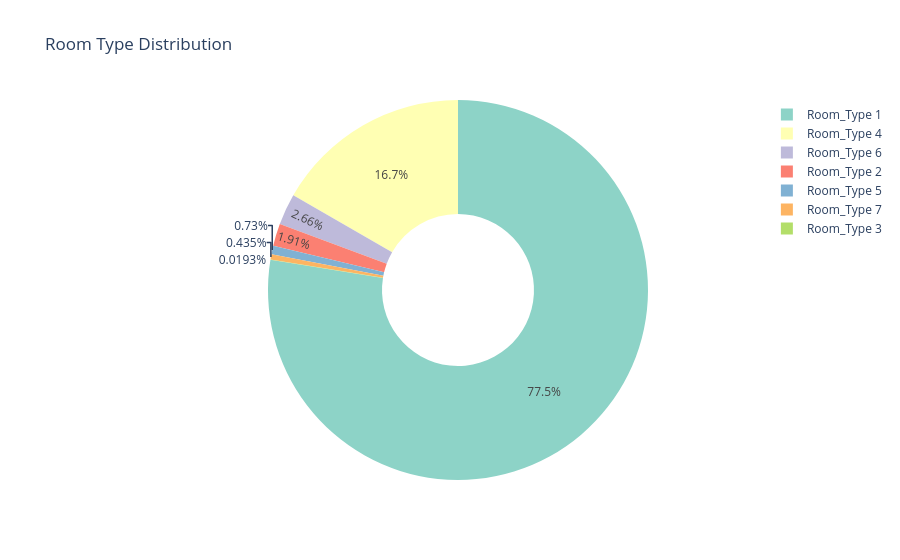

Notebook source saved alongside this figure:
### Code cell
room_dist = df['room type'].value_counts()

fig = pltx.pie(
    names=room_dist.index, 
    values=room_dist.values,
    title='Room Type Distribution',
    hole=0.4,
    color_discrete_sequence=pltx.colors.qualitative.Set3
)

fig.show()

### Figure 1 — Plotly figure (JSON) as saved in the notebook; plotly's stock layout.template omitted (floating-point values rounded to 4 significant figures)
{"data": [{"domain": {"x": [0, 1], "y": [0, 1]}, "hole": 0.4, "hovertemplate": "label=%{label}<br>value=%{value}<extra></extra>", "labels": ["Room_Type 1", "Room_Type 4", "Room_Type 6", "Room_Type 2", "Room_Type 5", "Room_Type 7", "Room_Type 3"], "legendgroup": "", "name": "", "showlegend": true, "type": "pie", "values": [28138, 6059, 966, 692, 265, 158, 7]}], "layout": {"legend": {"tracegroupgap": 0}, "piecolorway": ["rgb(141,211,199)", "rgb(255,255,179)", "rgb(190,186,218)", "rgb(251,128,114)", "rgb(128,177,211)", "rgb(253,180,98)", "rgb(179,222,105)", "rgb(252,205,229)", "rgb(217,217,217)", "rgb(188,128,189)", "rgb(204,235,197)", "rgb(255,237,111)"], "title": {"text": "Room Type Distribution"}}}
